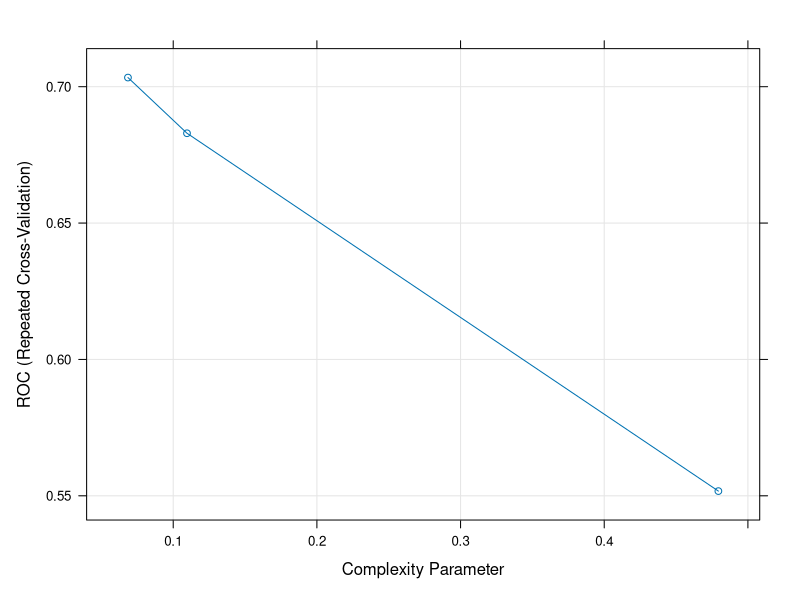
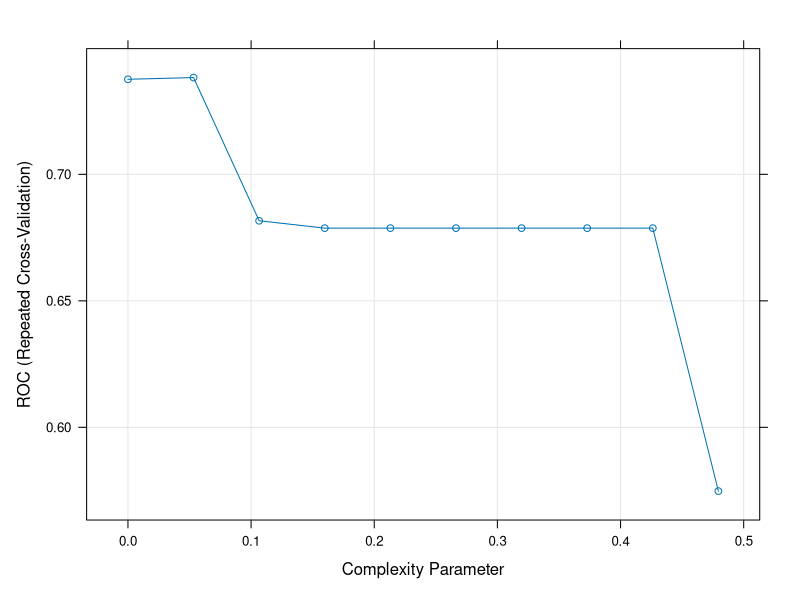
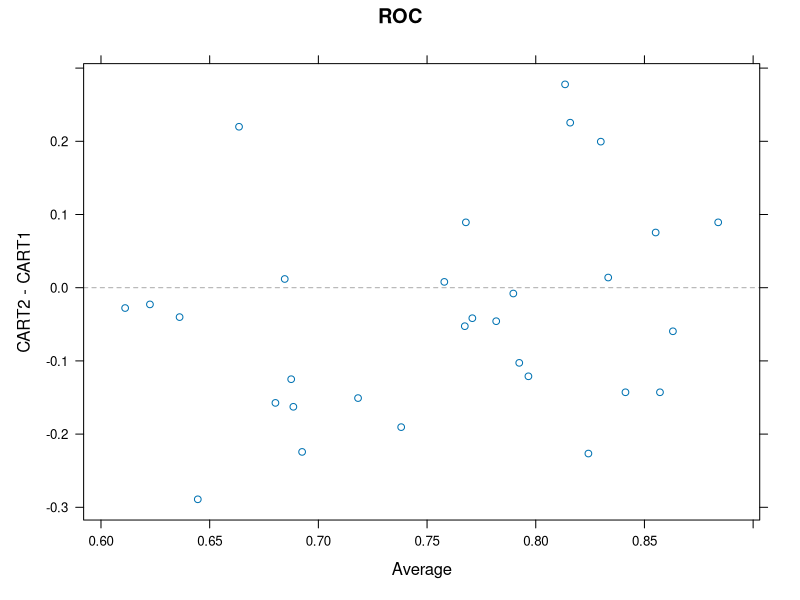

Recreate these plots in R, in order.
## ---- chunk 1
options(width=100) 
if(!require("knitr")) install.packages("knitr")
library("knitr")
#getOption("width")
knitr::opts_chunk$set(comment=NA,echo = TRUE, cache=TRUE)
## ---- chunk 2
if(!require("caret")) install.packages("caret")
if(!require("mlbench")) install.packages("mlbench")
library("caret")

## ---- chunk 3
library("mlbench")
data(Sonar)
names(Sonar)
## ---- chunk 4
set.seed(1234) # Control of data generation
inTrain <- createDataPartition(y=Sonar$Class, p=.75, list=FALSE)
str(inTrain)
training <- Sonar[inTrain,]
testing <- Sonar[-inTrain,]
nrow(training)
## ---- chunk 5
CART1Model <- train (Class ~ ., 
                   data=training, 
                   method="rpart1SE",
                   preProc=c("center","scale"))
CART1Model
## ---- chunk 6
ctrl <- trainControl(method = "repeatedcv", repeats=3)
CART1Model3x10cv <- train (Class ~ ., 
                         data=training, 
                         method="rpart1SE",
                         trControl=ctrl,
                         preProc=c("center","scale"))

CART1Model3x10cv
## ---- chunk 7
ctrl <- trainControl(method = "repeatedcv", repeats=3,
                     classProbs=TRUE,
                     summaryFunction=twoClassSummary)

CART1Model3x10cv <- train (Class ~ ., 
                         data=training, 
                         method="rpart1SE", 
                         trControl=ctrl, 
                         metric="ROC", 
                         preProc=c("center","scale"))

CART1Model3x10cv
## ---- chunk 8
CART2Fit3x10cv <- train (Class ~ ., 
                       data=training, 
                       method="rpart", 
                       trControl=ctrl, 
                       metric="ROC", 
                       preProc=c("center","scale"))
CART2Fit3x10cv
plot(CART2Fit3x10cv)
## ---- chunk 9
CART2Fit3x10cv <- train (Class ~ ., 
                       data=training, 
                       method="rpart", 
                       trControl=ctrl, 
                       metric="ROC",  
                       tuneLength=10,
                       preProc=c("center","scale"))
CART2Fit3x10cv
plot(CART2Fit3x10cv)
## ---- chunk 10
CART2Probs <- predict(CART2Fit3x10cv, newdata = testing, type = "prob")
CART2Classes <- predict(CART2Fit3x10cv, newdata = testing, type = "raw")
confusionMatrix(data=CART2Classes,testing$Class)
## ---- chunk 11
resamps=resamples(list(CART2=CART2Fit3x10cv,
                       CART1=CART1Model3x10cv))
summary(resamps)
xyplot(resamps,what="BlandAltman")
diffs<-diff(resamps)
summary(diffs)
